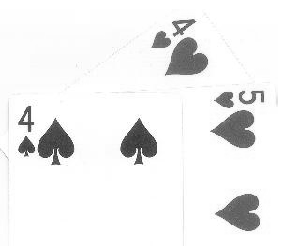
#> input picture image1.pgm, 288 x 250 px; its folder holds only this picture in this run
$ python answer.py
#> lines starting #> are read from the running program, lines starting #| are printed output that depends on the picture; after the words box and inside, x2 and y2 are one past the last pixel; in counts of white or black regions, pixels touching at a corner belong together
'''
    File name: CS563_Assignment_1.py
    Author: Tianye Zhao
    Test: Zhaoxuan Qin
    Date created: 1/27/2019
    Date last modified: 2/7/2019
    Python Version: 3.7
    IDE: Python IDLE
    ================================
    There may be slight difference between report and program,
    since this program is edited continuously till final submission.

    What is commentted out at first was developed at first stage.
    It implements and tests connnected components algorithm.
    Since this algorithm is embedded in opencv, it isn't used
    during assignment implementation.
'''

import cv2 as cv
import math
import numpy as np
import pandas as pd
import tkinter as tk
from tkinter import filedialog
# from matplotlib import pyplot as plt

# Global variables
connectivity = 8
black = 0
white = 255
contourIdx = 0
radius = 1

# Greeting
print('CS563 Assignment 1')
print('Author: Tianye Zhao')
print('================================================================')
print('This program is designed for Binary Image Analysis. '+
      'Techniques such as connected components analysis,'+
      'morphological filters and feature extraction are implemented.')
print('================================================================')

# Ask user choose image
root = tk.Tk()
root.withdraw()
img_path = filedialog.askopenfilename(initialdir='',title='Choose an Image to Analyze',
                                     filetypes=(('PGM','*.pgm'),('PBM','*.pbm'),('PPM','*.ppm')))
#> the answer given: image1.pgm

# Open image
flg = 0 # Return grayscale image
img = cv.imread(img_path, flg)
#> img is the input picture: shape (250, 288); min 23, max 255, mean 239.9

if not img.data: # Check loading error
    print('Problem loading image!')
    exit()

height, width = img.shape[0:2]
#> height = 250; width = 288


# Resize large image
if width > 1024:
    img = cv.resize(img, (1024, int(1024/width*height)))
    height, width = img.shape[0:2]
#cv.imshow('Original',img)

# Threshold image using Otsu's binarization and binary invert for further manipulation
retVal, binary = cv.threshold(img,0,255,cv.THRESH_BINARY_INV+cv.THRESH_OTSU)
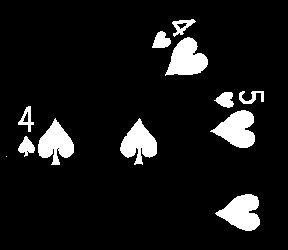
#> binary: shape (250, 288); 8.6% white; 12 white regions (1 under 20 px), largest, box (x1, y1, x2, y2) and area: (165, 37, 208, 76) 1058, (215, 194, 260, 231) 1047, (210, 110, 255, 148) 1046
#> retVal = 175

# Preprocessing on image
if height > 600 and retVal < 160: # Large image with low threshold value
    # Apply adaptive threshold to get more foreground information with low illumination
    th = cv.adaptiveThreshold(img,255,cv.ADAPTIVE_THRESH_MEAN_C,cv.THRESH_BINARY_INV,5,2)
    # Detect edges for segmenting objects
    edges = cv.Canny(img,int(0.33*retVal),retVal)
    # Combine all foreground information
    adding = (binary+th+edges).astype('uint8')

    contours, hierarchy = cv.findContours(adding, cv.RETR_TREE, cv.CHAIN_APPROX_NONE)

    detect = np.ones((height, width), 'uint8')
    detect *= (2**8-1)

    # Preserve holes by checking parent and child of contours
    for idx, relation in enumerate(hierarchy[0]):
        cntr = contours[idx]
        area = cv.contourArea(cntr)
        # Exclude small noise dots
        if area > 25:
            perimeter = cv.arcLength(cntr, True)
            circularity = perimeter**2/area
            # Exclude lines
            if circularity < 100:
                if relation[3] == -1:
                    cv.drawContours(detect, [cntr], contourIdx, black, -1)
                elif relation[2] == -1:
                    cv.drawContours(detect, [cntr], contourIdx, white, -1)
                else:
                    cv.drawContours(detect, [cntr], contourIdx, black, -1)

    binary = cv.bitwise_not(detect) # Binary invert

elif height > 300: # Apply opening on medium image to close edges
    kernel = cv.getStructuringElement(cv.MORPH_RECT,(3,3))
    binary = cv.morphologyEx(binary,cv.MORPH_OPEN,kernel)

elif retVal > 180: # Remove lines on small image with high threshold value
    # Detect horizontal line
    horizontalStructure = cv.getStructuringElement(cv.MORPH_RECT,(18,1))
    verticalStructure = cv.getStructuringElement(cv.MORPH_RECT,(1,19))
    # Detect vertical line
    horizontal = cv.morphologyEx(binary,cv.MORPH_OPEN,horizontalStructure)
    vertical = cv.morphologyEx(binary,cv.MORPH_OPEN,verticalStructure)
    # Exclude lines
    binary = binary^horizontal^vertical

# Connect components to get a few objects features
output = cv.connectedComponentsWithStats(binary, connectivity, cv.CV_16U)

# Above function returns whole image as first result, ignore it when passing value
num_labels = output[0]-1
#> num_labels = 12
stats = output[2][1:]
#> stats = [[172, 19, 24, 18, 183], [152, 31, 19, 17, 218], [165, 37, 43, 39, 1058], [239, 91, 25, 13, 161], [214, 92, 20, 16, 208], [18, 106, 16, 26, 163], [210, 110, 45, 38, 1046], [38, 118, 36, 47, 956], [120, 118, 37, 47, 961], [18, 136, 17, 21, 197], [6, 156, 1, 1, 1], [215, 194, 45, 37, 1047]]
centroids = output[3][1:]
#> centroids = [[181.8, 25.61], [161, 40.36], [186.4, 58.72], [251, 96.73], [225.1, 99.37], [26.51, 118.4], [236.9, 129], [55.24, 143.1], [138.5, 142.7], [26.11, 146.4], [6, 156], [241.4, 212.1]]

# Create report template
report = pd.DataFrame(columns=['Object', 'Area', 'Perimeter', 'Circularity1', 'Circularity2',
                               'Centroid', 'mu_rr', 'mu_rc', 'mu_cc',
                               'Bounding Box', 'Rotated Bounding Box', 'Similar Obj', 'Contours'])

# Create blank template to draw features
objects = np.ones((height, width), 'uint8')
objects *= (2**8-1)

count = 0
for i in range(num_labels):

    w = stats[i, cv.CC_STAT_WIDTH]
    h = stats[i, cv.CC_STAT_HEIGHT]
    area = stats[i, cv.CC_STAT_AREA]

    # Exclude dots, large background and irregular shapes
    if area < 20 or area > 9000 or area/(w*h) < 0.2:
        continue
    # Exclude dots in medium image
    if height < 600 and height > 300 and area < 100:
        continue

    count += 1
    x = stats[i, cv.CC_STAT_LEFT]
    y = stats[i, cv.CC_STAT_TOP]

    '''
    # Draw bounding box
    cv.rectangle(objects, (x, y), (x+w, y+h), black)
    '''

    cx = round(centroids[i,0], 1)
    cy = round(centroids[i,1], 1)
    cv.circle(objects, (int(cx), int(cy)), radius, black)

    row = {'Object': count, 'Area': area, 'Bounding Box': [(x,y),(x+w,y+h)], 'Centroid': (cx,cy)}
#> (the run stopped early here; a loop or call above may not have finished)

$ run again, on image3.pgm
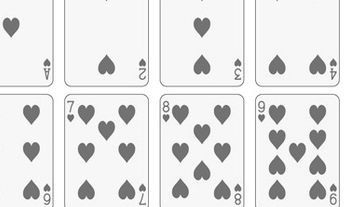
#> input picture image3.pgm, 344 x 207 px
#> img is the input picture: shape (207, 344); min 90, max 255, mean 229.5
#> `retVal, binary = cv.threshold(img,0,255,cv.THRESH_BINARY_INV+cv.THRESH..`:
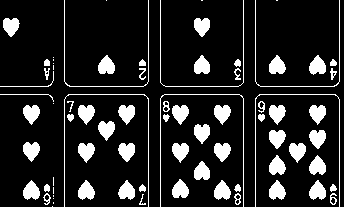
#> binary: shape (207, 344); 14.3% white; 77 white regions (14 under 20 px), largest, box (x1, y1, x2, y2) and area: (64, 94, 149, 207) 304, (160, 94, 244, 207) 304, (255, 94, 340, 207) 304
#> retVal = 187
#> horizontal: shape (207, 344); 0.78% white in thin lines or dots, all inside (x1, y1, x2, y2) = (0, 86, 337, 95)
#> vertical: shape (207, 344); 1.6% white in thin lines or dots, all inside (x1, y1, x2, y2) = (64, 0, 340, 207)
#> `binary = binary^horizontal^vertical`:
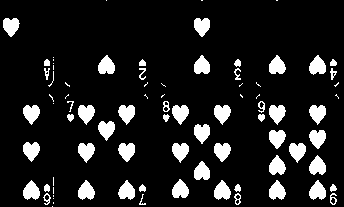
#> binary: shape (207, 344); 12% white; 83 white regions (28 under 20 px), largest, box (x1, y1, x2, y2) and area: (98, 55, 115, 74) 231, (309, 55, 326, 75) 231, (23, 142, 40, 162) 231
#> num_labels = 83
#> stats = 83 rows, first 6: [106, 0, 1, 1, 1], [201, 0, 2, 1, 2], [276, 0, 2, 1, 2], [3, 18, 17, 19, 226], [194, 18, 16, 19, 223], [98, 55, 17, 19, 231]
#> centroids = 83 pairs, first value 10.55 to 336.7, second value 0 to 206

$ run again, on image4.pgm
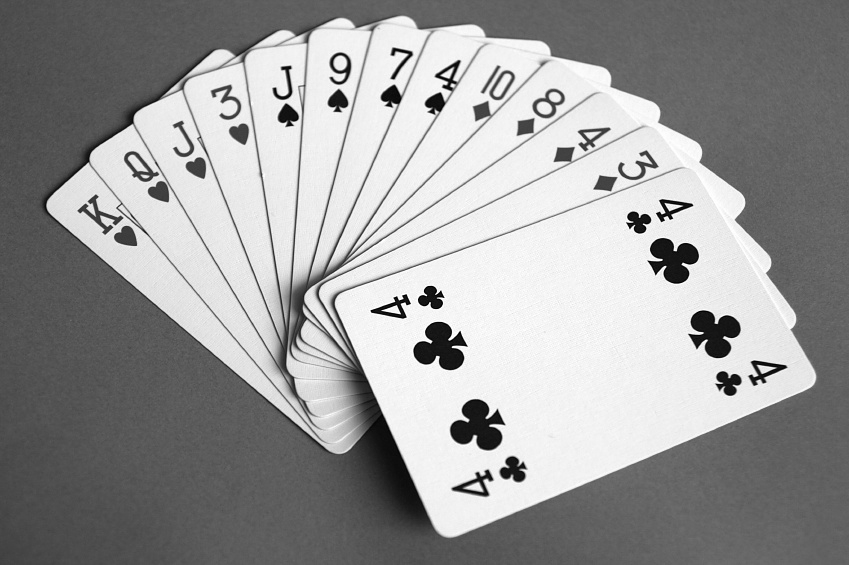
#> input picture image4.pgm, 849 x 565 px
#> img is the input picture: shape (565, 849); min 0, max 255, mean 154.6
#> `retVal, binary = cv.threshold(img,0,255,cv.THRESH_BINARY_INV+cv.THRESH..`:
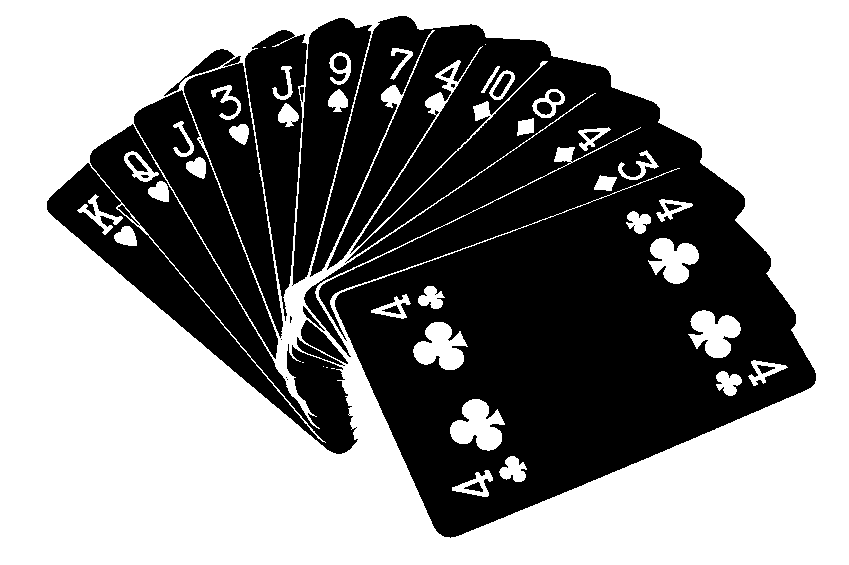
#> binary: shape (565, 849); 54.8% white; 28 black regions (8 under 20 px), largest, box (x1, y1, x2, y2) and area: (304, 16, 816, 538) 152384, (47, 90, 358, 454) 34224, (184, 56, 283, 338) 9209
#> retVal = 161
#> `binary = cv.morphologyEx(binary,cv.MORPH_OPEN,kernel)`:
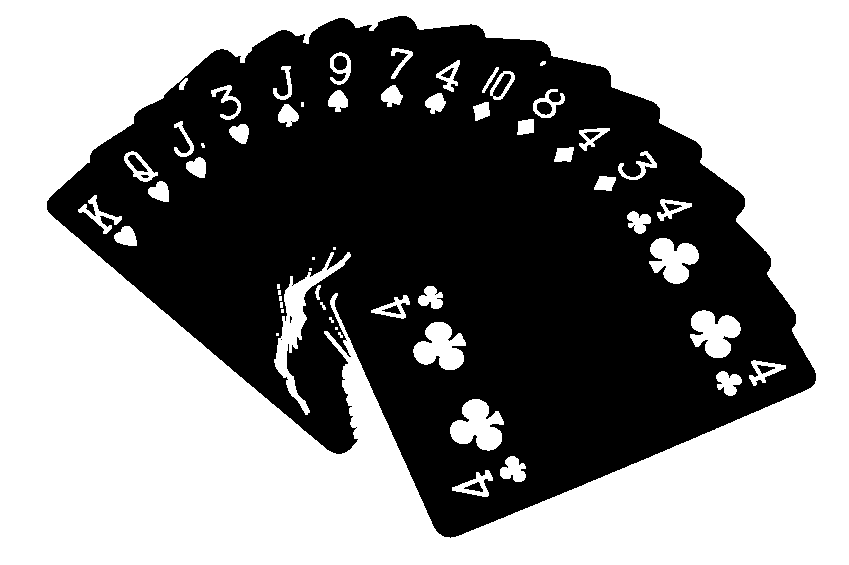
#> binary: shape (565, 849); 53.5% white; 13 black regions (3 under 20 px), largest, box (x1, y1, x2, y2) and area: (47, 16, 816, 538) 221970, (128, 155, 148, 172) 158, (334, 56, 347, 70) 154
#> num_labels = 57
#> stats = 57 rows, first 6: [0, 0, 849, 565, 237310], [391, 48, 22, 31, 227], [330, 52, 21, 33, 318], [436, 60, 24, 32, 300], [540, 61, 6, 5, 23], [273, 66, 19, 34, 230]
#> centroids = 57 pairs, first value 98.95 to 764, second value 59.53 to 484.6

$ run again, on image5.pgm
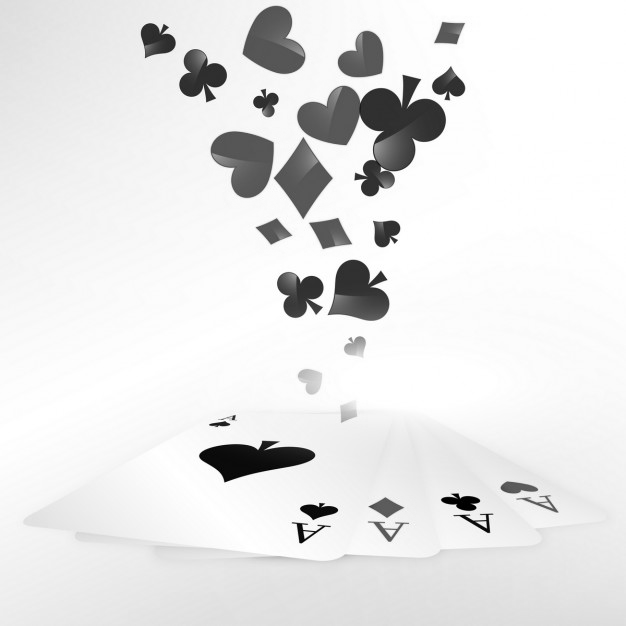
#> input picture image5.pgm, 626 x 626 px
#> img is the input picture: shape (626, 626); min 0, max 255, mean 230.5
#> `retVal, binary = cv.threshold(img,0,255,cv.THRESH_BINARY_INV+cv.THRESH..`:
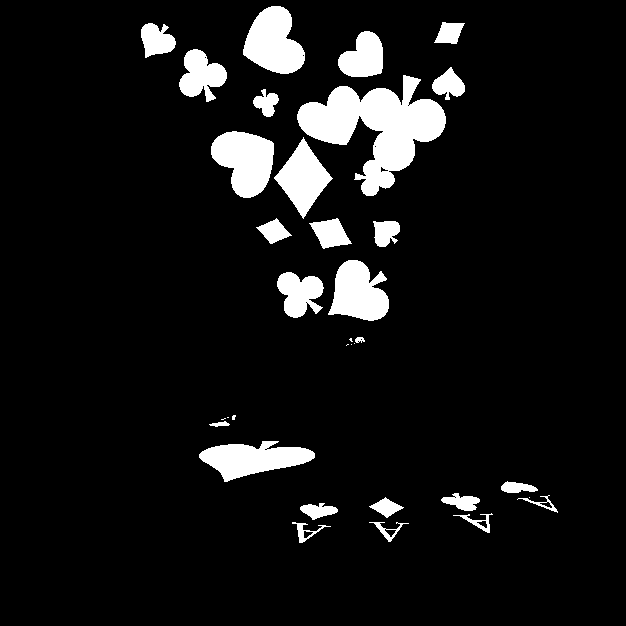
#> binary: shape (626, 626); 8.3% white; 34 white regions (8 under 20 px), largest, box (x1, y1, x2, y2) and area: (297, 75, 446, 196) 8157, (211, 131, 274, 198) 2926, (243, 6, 305, 74) 2854
#> retVal = 158
#> th: shape (626, 626); 4.5% white in thin lines or dots
#> edges: shape (626, 626); 1.5% white in thin lines or dots, all inside (x1, y1, x2, y2) = (140, 5, 559, 561)
#> contours = 1348 contours, 1305 with area under 20; largest, box (x1, y1, x2, y2) and area: (297, 75, 446, 197) 8264, (210, 131, 274, 198) 2950, (242, 5, 306, 74) 2894, (199, 440, 316, 483) 2712, (328, 259, 390, 321) 2592
#> the loop `for idx, relation in enumerate(hierarchy[0]):` made 1348 passes
#> (relation, area, perimeter, circularity) on pass 56: ([56, 54, -1, -1], 135, 253.3, 475.1)
#> after the loop `for idx, relation in enumerate(hierarchy[0]):`:
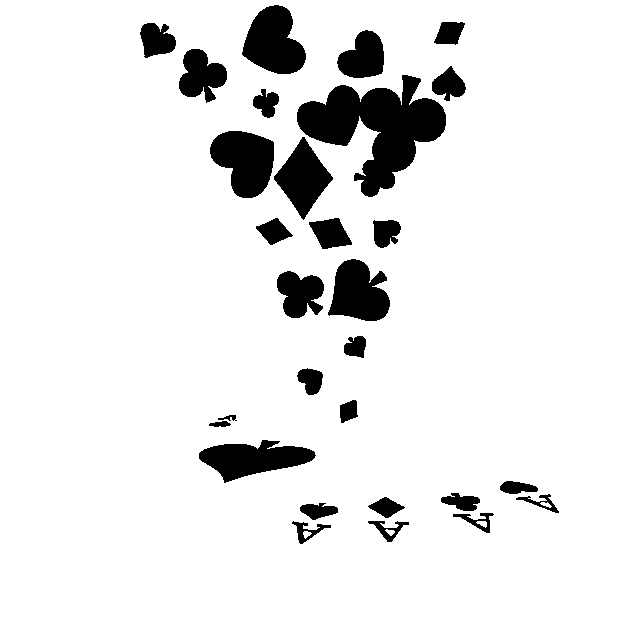
#> detect: shape (626, 626); 90.8% white; 29 black regions, largest, box (x1, y1, x2, y2) and area: (297, 75, 446, 197) 8561, (210, 131, 274, 198) 3051, (242, 5, 306, 74) 2992
#> num_labels = 29
#> stats = 29 rows, first 6: [242, 5, 64, 69, 2992], [140, 23, 36, 35, 894], [434, 22, 31, 23, 510], [337, 30, 47, 48, 1601], [179, 49, 48, 54, 1629], [432, 66, 34, 35, 706]
#> centroids = 29 pairs, first value 156.3 to 540.6, second value 32.59 to 530.5
